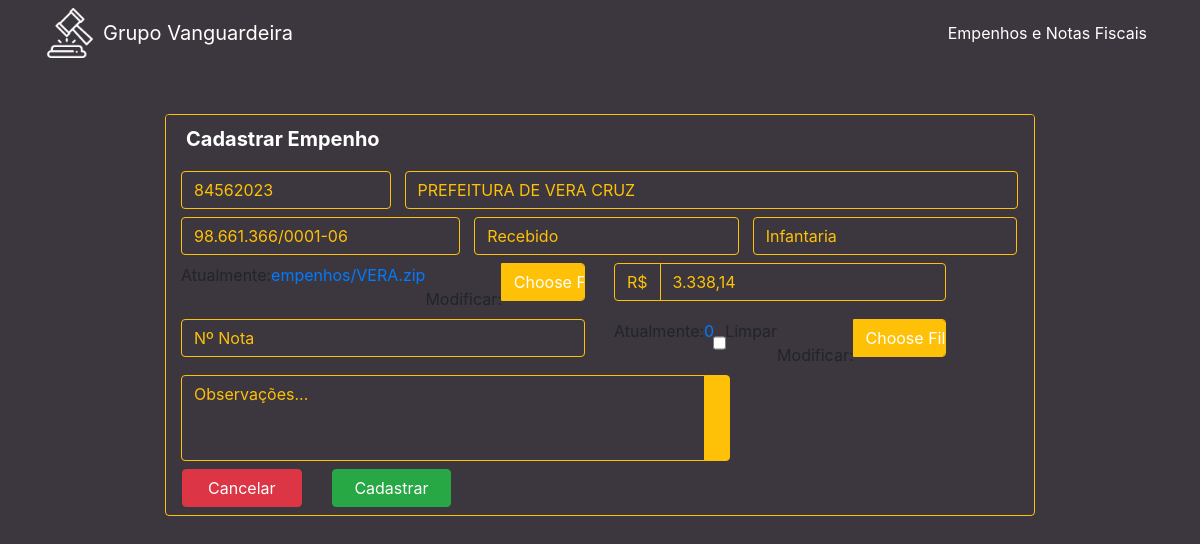
/edit/866/, run on an earlier commit of the app's database.
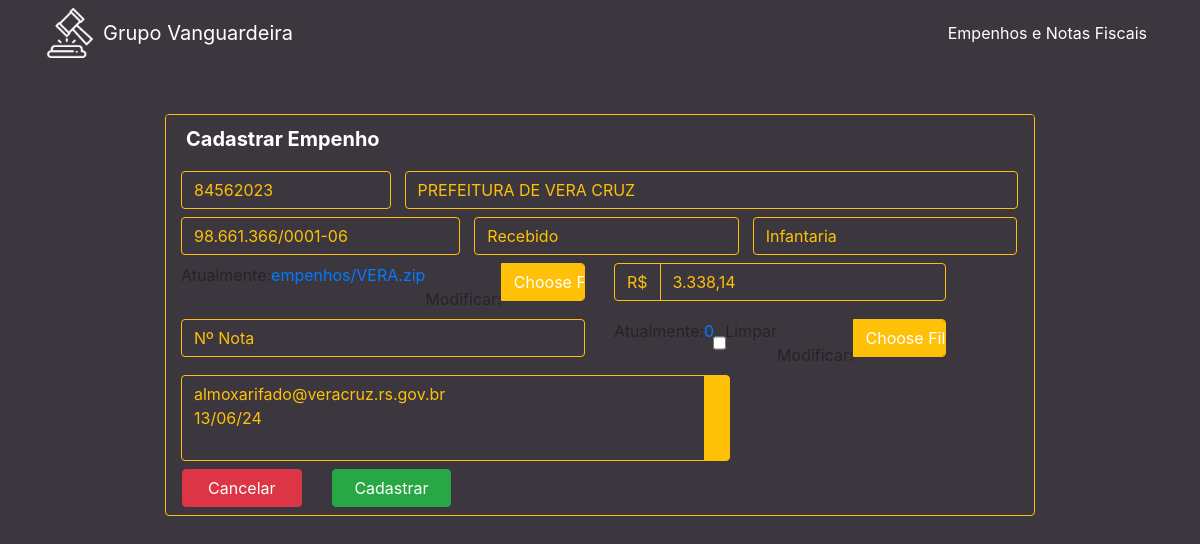
And on a later commit of the database.
### cliente/models.py (models this page shows, shortened)
class Cliente(models.Model):
    numero = models.CharField(max_length=255)
    nome = models.CharField(max_length=255)
    cnpj = models.CharField(max_length=255)
    data_criacao = models.DateTimeField(default=timezone.now)
    categoria = models.ForeignKey(Categoria, on_delete=models.DO_NOTHING)
    empresa = models.ForeignKey(Empresa, on_delete=models.DO_NOTHING)
    empenho = models.FileField(upload_to='empenhos/', max_length=500)
    nfe = models.FileField(upload_to='notas/', max_length=500, default='0', blank=True)
    n_nfe = models.CharField(max_length=255, blank=True)
    descricao = models.TextField(blank=True)
    valor = models.CharField(max_length=255)

### cliente/views.py (the view)
# urls.py: path('edit/<int:pk>/', views.edit, name="edit"),
def edit(request, pk):
    cliente = Cliente.objects.get(pk=pk)
    form = ClienteForm(instance=cliente)
    return render(request, 'cliente/form.html', {'cliente': cliente, 'form': form})

### cliente/form.py
class ClienteForm(ModelForm):
    class Meta:
        model = Cliente
        fields = ['numero', 'nome', 'cnpj', 'data_criacao', 'categoria', 'empresa', 'empenho', 'descricao', 'valor', 'nfe', 'n_nfe']
    def __init__(self, *args, **kwargs):
        super(ClienteForm, self).__init__(*args, **kwargs)
        for field in self.fields:
            self.fields[field]. widget.attrs.update({'class': 'form-control'})

### cliente/models.py (called while the page is built)
    def __str__(self):
        return self.nome

    def __str__(self):
        return self.nome

### cliente/templates/cliente/form.html (shortened to what this page needs)
{% extends 'base.html' %}
{% load widget_tweaks %}
{% block conteudo %}
    <div class="container col-lg-12 center mt-5 w-75">
        <div class="card card-primary card-formulario">
            <div class="card-header">
                <h5 class="card-title mb-0">
                    Cadastrar Empenho
                </h5>
            </div>
            <form action="{% if cliente %}/cliente/update/{{cliente.id}}/{% else %}/cliente/create/{% endif %}" method="POST" enctype="multipart/form-data">
                  <div class="input-group col-12 p-15 my-2">
                    <div class="input-group col-3 p-0">
                      {% render_field form.numero name="numero" type="name" placeholder="Nº Empenho" autocomplete="off"%}
                    </div>
                    <div class="input-group col-9 pr-0">
                      {% render_field form.nome name="nome" id="nome" type="name" placeholder="Nome do cliente" autocomplete="off"%}
                    </div>
                  </div>
                  <div class="input-group col-12 mb-2 p-15">
                    <div class="input-group col-4 p-0" >
                      {% render_field form.cnpj type="text" onblur="checkCnpj(this.value)" id="cpfcnpj" placeholder="CNPJ" autocomplete="off"%}
                    </div>
                    <div class="input-group col-4 pr-0">
                      {% render_field form.categoria name="categoria" id="categoria" placeholder="Categoria" autocomplete="off"%}
                    </div>
                    <div class="input-group col-4 pr-0">
                      {% render_field form.empresa name="empresa" id="empresa" placeholder="Empresa" autocomplete="off"%}
                    </div>
                  </div>
                  <div class="input-group col-12 p-0">
                    <div class="input-group col-6 p-15 mb-2" >
                      {% render_field form.empenho name="empenho" type="file" placeholder="Empenho" autocomplete="off"%}
                    </div>
                    <div class="input-group col-5 p-15 mb-2" >
                      <span class="input-group-text valor" id="span-valor">R$</span>
                      {% render_field form.valor name="valor" type="text" id="valor" placeholder="Valor do empenho" autocomplete="off"%}
                    </div>
                  </div>
                  <div class="input-group col-12 p-0">
                    <div class="input-group col-6 p-15 mb-2" >
                      {% render_field form.n_nfe name="n_nfe" type="name" placeholder="Nº Nota" autocomplete="off"%}
                    </div>
                    <div class="input-group col-5 p-15 mb-2" >
                      {% render_field form.nfe name="nfe" type="file" value="0" placeholder="Nfe" autocomplete="off"%}
                    </div>
                  </div>
                  <div class="input-group col-8 p-15 mb-2" >
                    {% render_field form.descricao rows="3" style="resize:none;" placeholder="Observações..." type="text" autocomplete="off"%}
                    <div class="input-group-append">
                      <div class="input-group-text">
                      </div>
                    </div>
                  </div>
                <div class="row">
                    <div class="col-2 mb-2 ml-3">
                      <a class="btn btn-danger btn-block" href="{{ request.META.HTTP_REFERER }}">Cancelar</a>
                    </div>
                    <div class="col-2 m-0">
                      <button type="submit" class="btn btn-success btn-block" id="submit_button" >Cadastrar</button>
                    </div>
                </div>
            </form>
        </div>
    </div>
{% endblock %}

What changed in the data, as far as the page shows it:
changed Cliente "PREFEITURA DE VERA CRUZ": descricao (not shown) → "almoxarifado@veracruz.rs.gov.br 13/06/24"
